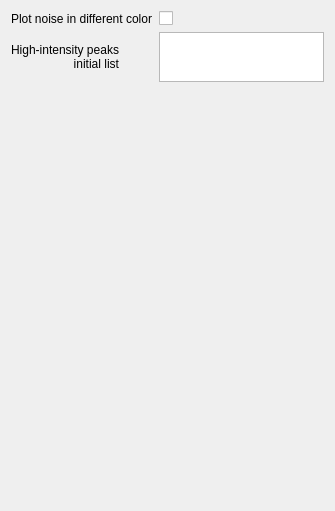
<?xml version="1.0" encoding="UTF-8"?>
<ui version="4.0">
 <class>Form</class>
 <widget class="QWidget" name="Form">
  <property name="geometry">
   <rect>
    <x>0</x>
    <y>0</y>
    <width>335</width>
    <height>511</height>
   </rect>
  </property>
  <property name="windowTitle">
   <string>Form</string>
  </property>
  <property name="layoutDirection">
   <enum>Qt::LeftToRight</enum>
  </property>
  <layout class="QFormLayout" name="formLayout">
   <item row="1" column="0">
    <widget class="QLabel" name="peaksLabel">
     <property name="toolTip">
      <string/>
     </property>
     <property name="text">
      <string>High-intensity peaks
initial list</string>
     </property>
     <property name="alignment">
      <set>Qt::AlignRight|Qt::AlignTrailing|Qt::AlignVCenter</set>
     </property>
    </widget>
   </item>
   <item row="1" column="1">
    <widget class="QPlainTextEdit" name="peaksPlainTextEdit">
     <property name="maximumSize">
      <size>
       <width>16777215</width>
       <height>50</height>
      </size>
     </property>
    </widget>
   </item>
   <item row="2" column="0">
    <spacer name="verticalSpacer">
     <property name="orientation">
      <enum>Qt::Vertical</enum>
     </property>
     <property name="sizeHint" stdset="0">
      <size>
       <width>20</width>
       <height>40</height>
      </size>
     </property>
    </spacer>
   </item>
   <item row="0" column="0">
    <widget class="QLabel" name="label">
     <property name="text">
      <string>Plot noise in different color</string>
     </property>
    </widget>
   </item>
   <item row="0" column="1">
    <widget class="QCheckBox" name="noiseDifferentColorCheckBox">
     <property name="text">
      <string/>
     </property>
    </widget>
   </item>
  </layout>
 </widget>
 <resources/>
 <connections/>
</ui>
